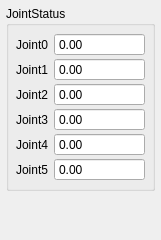
<?xml version="1.0" encoding="UTF-8"?>
<ui version="4.0">
 <class>RobotStatusViewer</class>
 <widget class="QWidget" name="RobotStatusViewer">
  <property name="geometry">
   <rect>
    <x>0</x>
    <y>0</y>
    <width>161</width>
    <height>240</height>
   </rect>
  </property>
  <property name="windowTitle">
   <string>Form</string>
  </property>
  <layout class="QGridLayout" name="gridLayout">
   <property name="leftMargin">
    <number>6</number>
   </property>
   <property name="topMargin">
    <number>6</number>
   </property>
   <property name="rightMargin">
    <number>6</number>
   </property>
   <property name="bottomMargin">
    <number>6</number>
   </property>
   <property name="spacing">
    <number>5</number>
   </property>
   <item row="0" column="0">
    <widget class="QGroupBox" name="groupBox">
     <property name="title">
      <string>JointStatus</string>
     </property>
     <layout class="QFormLayout" name="formLayout">
      <property name="verticalSpacing">
       <number>2</number>
      </property>
      <property name="leftMargin">
       <number>7</number>
      </property>
      <property name="topMargin">
       <number>7</number>
      </property>
      <property name="rightMargin">
       <number>7</number>
      </property>
      <property name="bottomMargin">
       <number>7</number>
      </property>
      <item row="0" column="0">
       <widget class="QLabel" name="label">
        <property name="text">
         <string>Joint0</string>
        </property>
       </widget>
      </item>
      <item row="0" column="1">
       <widget class="QDoubleSpinBox" name="doubleSpinBox_1">
        <property name="buttonSymbols">
         <enum>QAbstractSpinBox::NoButtons</enum>
        </property>
        <property name="minimum">
         <double>-999999.000000000000000</double>
        </property>
        <property name="maximum">
         <double>999999.000000000000000</double>
        </property>
       </widget>
      </item>
      <item row="1" column="0">
       <widget class="QLabel" name="label_2">
        <property name="text">
         <string>Joint1</string>
        </property>
       </widget>
      </item>
      <item row="1" column="1">
       <widget class="QDoubleSpinBox" name="doubleSpinBox_2">
        <property name="buttonSymbols">
         <enum>QAbstractSpinBox::NoButtons</enum>
        </property>
        <property name="minimum">
         <double>-999999.000000000000000</double>
        </property>
        <property name="maximum">
         <double>999999.000000000000000</double>
        </property>
       </widget>
      </item>
      <item row="2" column="0">
       <widget class="QLabel" name="label_3">
        <property name="text">
         <string>Joint2</string>
        </property>
       </widget>
      </item>
      <item row="2" column="1">
       <widget class="QDoubleSpinBox" name="doubleSpinBox_3">
        <property name="buttonSymbols">
         <enum>QAbstractSpinBox::NoButtons</enum>
        </property>
        <property name="minimum">
         <double>-999999.000000000000000</double>
        </property>
        <property name="maximum">
         <double>999999.000000000000000</double>
        </property>
       </widget>
      </item>
      <item row="3" column="0">
       <widget class="QLabel" name="label_4">
        <property name="text">
         <string>Joint3</string>
        </property>
       </widget>
      </item>
      <item row="3" column="1">
       <widget class="QDoubleSpinBox" name="doubleSpinBox_4">
        <property name="buttonSymbols">
         <enum>QAbstractSpinBox::NoButtons</enum>
        </property>
        <property name="minimum">
         <double>-999999.000000000000000</double>
        </property>
        <property name="maximum">
         <double>999999.000000000000000</double>
        </property>
       </widget>
      </item>
      <item row="4" column="0">
       <widget class="QLabel" name="label_5">
        <property name="text">
         <string>Joint4</string>
        </property>
       </widget>
      </item>
      <item row="4" column="1">
       <widget class="QDoubleSpinBox" name="doubleSpinBox_5">
        <property name="buttonSymbols">
         <enum>QAbstractSpinBox::NoButtons</enum>
        </property>
        <property name="minimum">
         <double>-999999.000000000000000</double>
        </property>
        <property name="maximum">
         <double>999999.000000000000000</double>
        </property>
       </widget>
      </item>
      <item row="5" column="0">
       <widget class="QLabel" name="label_6">
        <property name="text">
         <string>Joint5</string>
        </property>
       </widget>
      </item>
      <item row="5" column="1">
       <widget class="QDoubleSpinBox" name="doubleSpinBox_6">
        <property name="buttonSymbols">
         <enum>QAbstractSpinBox::NoButtons</enum>
        </property>
        <property name="minimum">
         <double>-999999.000000000000000</double>
        </property>
        <property name="maximum">
         <double>999999.000000000000000</double>
        </property>
       </widget>
      </item>
     </layout>
    </widget>
   </item>
   <item row="1" column="0">
    <widget class="QLabel" name="labelStatus">
     <property name="text">
      <string/>
     </property>
    </widget>
   </item>
  </layout>
 </widget>
 <resources/>
 <connections/>
</ui>
